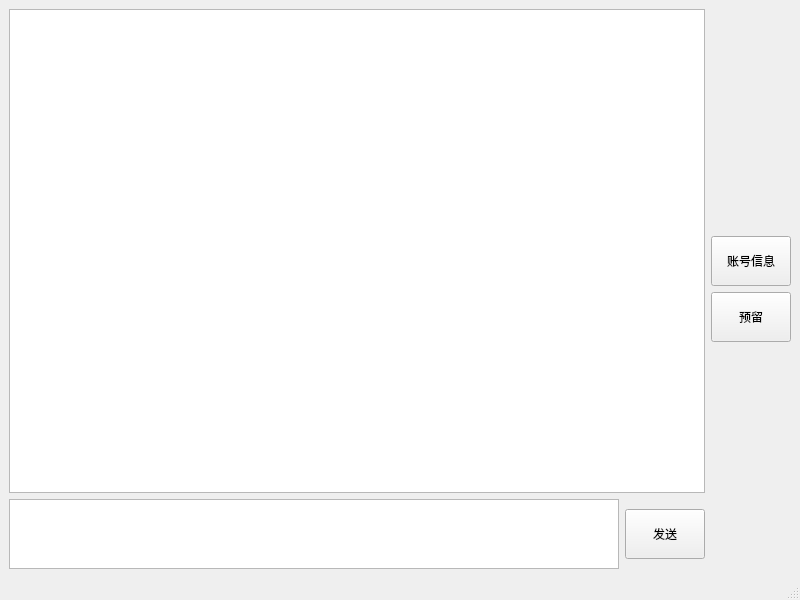
<?xml version="1.0" encoding="UTF-8"?>
<ui version="4.0">
 <class>MainWindow</class>
 <widget class="QMainWindow" name="MainWindow">
  <property name="geometry">
   <rect>
    <x>0</x>
    <y>0</y>
    <width>800</width>
    <height>600</height>
   </rect>
  </property>
  <property name="sizePolicy">
   <sizepolicy hsizetype="Fixed" vsizetype="Fixed">
    <horstretch>0</horstretch>
    <verstretch>0</verstretch>
   </sizepolicy>
  </property>
  <property name="windowTitle">
   <string>MainWindow</string>
  </property>
  <widget class="QWidget" name="centralwidget">
   <layout class="QHBoxLayout" name="horizontalLayout_2">
    <item>
     <layout class="QVBoxLayout" name="verticalLayout_2">
      <item>
       <widget class="QTableWidget" name="tableWidget">
        <property name="editTriggers">
         <set>QAbstractItemView::NoEditTriggers</set>
        </property>
        <attribute name="horizontalHeaderCascadingSectionResizes">
         <bool>true</bool>
        </attribute>
        <attribute name="horizontalHeaderDefaultSectionSize">
         <number>100</number>
        </attribute>
        <attribute name="horizontalHeaderStretchLastSection">
         <bool>true</bool>
        </attribute>
       </widget>
      </item>
      <item>
       <layout class="QHBoxLayout" name="horizontalLayout">
        <item>
         <widget class="QTextEdit" name="textEdit">
          <property name="sizePolicy">
           <sizepolicy hsizetype="Preferred" vsizetype="Preferred">
            <horstretch>0</horstretch>
            <verstretch>0</verstretch>
           </sizepolicy>
          </property>
         </widget>
        </item>
        <item>
         <widget class="QPushButton" name="sendButton">
          <property name="sizePolicy">
           <sizepolicy hsizetype="Fixed" vsizetype="Fixed">
            <horstretch>0</horstretch>
            <verstretch>0</verstretch>
           </sizepolicy>
          </property>
          <property name="minimumSize">
           <size>
            <width>0</width>
            <height>50</height>
           </size>
          </property>
          <property name="text">
           <string>发送</string>
          </property>
         </widget>
        </item>
       </layout>
      </item>
     </layout>
    </item>
    <item>
     <layout class="QVBoxLayout" name="verticalLayout">
      <item>
       <spacer name="verticalSpacer">
        <property name="orientation">
         <enum>Qt::Vertical</enum>
        </property>
        <property name="sizeHint" stdset="0">
         <size>
          <width>20</width>
          <height>40</height>
         </size>
        </property>
       </spacer>
      </item>
      <item>
       <widget class="QPushButton" name="accountButton">
        <property name="sizePolicy">
         <sizepolicy hsizetype="Minimum" vsizetype="Preferred">
          <horstretch>0</horstretch>
          <verstretch>0</verstretch>
         </sizepolicy>
        </property>
        <property name="minimumSize">
         <size>
          <width>0</width>
          <height>50</height>
         </size>
        </property>
        <property name="text">
         <string>账号信息</string>
        </property>
       </widget>
      </item>
      <item>
       <widget class="QPushButton" name="kkButton">
        <property name="sizePolicy">
         <sizepolicy hsizetype="Minimum" vsizetype="Preferred">
          <horstretch>0</horstretch>
          <verstretch>0</verstretch>
         </sizepolicy>
        </property>
        <property name="minimumSize">
         <size>
          <width>0</width>
          <height>50</height>
         </size>
        </property>
        <property name="text">
         <string>预留</string>
        </property>
       </widget>
      </item>
      <item>
       <spacer name="verticalSpacer_2">
        <property name="orientation">
         <enum>Qt::Vertical</enum>
        </property>
        <property name="sizeHint" stdset="0">
         <size>
          <width>20</width>
          <height>40</height>
         </size>
        </property>
       </spacer>
      </item>
     </layout>
    </item>
   </layout>
  </widget>
  <widget class="QStatusBar" name="statusbar"/>
 </widget>
 <resources/>
 <connections/>
</ui>
